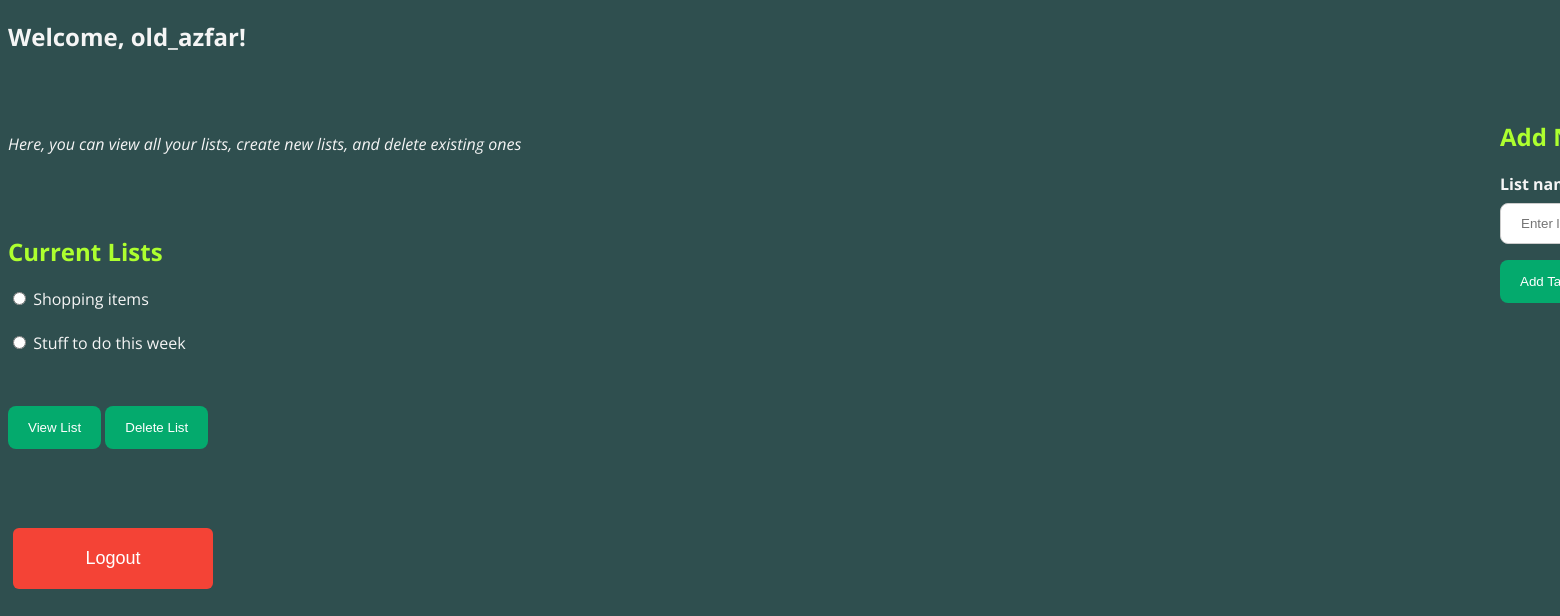
/ (signed in), run on an earlier commit of the app's database.
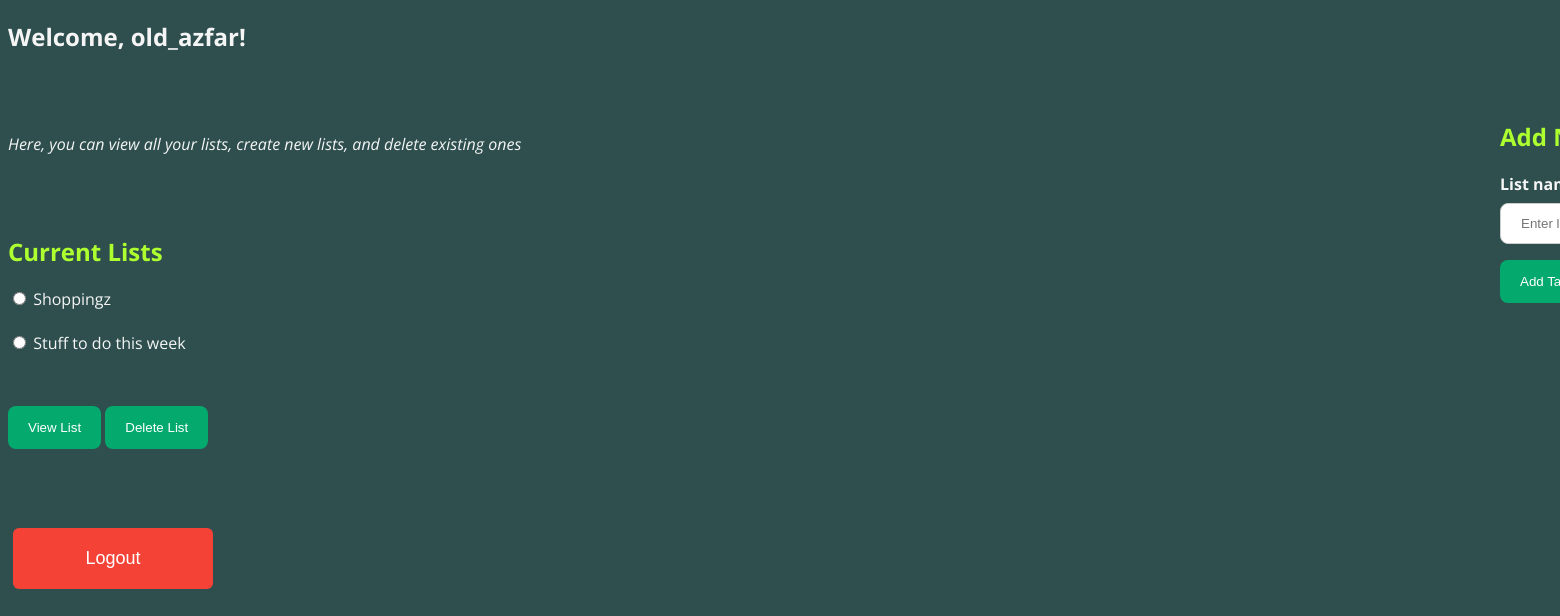
And on a later commit of the database.
### tables this page shows
CREATE TABLE Lists (
ListID INTEGER PRIMARY KEY AUTOINCREMENT NOT NULL,
UserID INTEGER,
ListName VARCHAR(30) NOT NULL,
FOREIGN KEY (UserID) REFERENCES Users(UserID)
);

### Project1/app.py (the view)
@app.route('/', methods=['GET'])
def home():
    if 'user_id' in session:
        session['current_list_id'] = None
        session['current_list_name'] = None
        list_names = model.get_all_list_names(g.user_id)
        list_names = [a[0] for a in list_names]
        return render_template('dashboard.html', data={
            'username': session['username'],
            'list_names': list_names
        })
    return render_template('main_structure.html')

### Project1/app.py (called while the page is built)
@app.before_request
def before_request():
    g.user_id = None
    if 'user_id' in session:
        g.user_id = session['user_id']

### Project1/data_model.py (called while the page is built)
    def retrieve_data_multiple(self, sql_command):
        self.cursor.execute(sql_command)
        results = self.cursor.fetchall()
        return results

    def get_all_list_names(self, user_id):
        query = '''
            SELECT ListName from Lists
            WHERE UserID = '{}';
        '''.format(user_id)
        results = self.retrieve_data_multiple(query)
        return results

### Project1/templates/dashboard.html (shortened to what this page needs)
{% extends "main_structure.html" %}
{% block body %}
<body class="dashboard_body"></body>
    <h2>Welcome, {{ data['username'] }}!</h2>
    <br><br>
    <p><i>Here, you can view all your lists, create new lists, and delete existing ones</i></p>
    <br><br>
    <h2 style="color: greenyellow;">Current Lists</h2>
    <form action="/display_list" style="color: whitesmoke; font-size: medium;" method="post">
        {% for elem in data['list_names'] %}
        <input type="radio" id="{{ elem }}" name="list_name" value="{{elem}}">
        <label for="{{ elem }}">{{elem}}</label><br><br>
        {% endfor %}
        <br>
        <button class="btn-view-list" name="action" type="submit" value="View">View List</button>
        <button class="btn-view-list" name="action" type="submit" value="Delete">Delete List</button>
    </form>
    <br><br><br>
    <div class="add-list-container">
        <h2 style="color: greenyellow;">
            Add New List
        </h2>
        <form action="/create_new_list", method="post">
            <label for="List name" style="color: whitesmoke;"><b>List name:</b></label><br>
            <input type="text" placeholder="Enter list name" name="list_name" required><br>
            <button class="btn-view-list" type="submit">Add Task</button>
        </form>
    </div>
    <a href="/logout">
        <button class="btn-logout">
            <span>Logout</span>
        </button>
    </a>
</body>
{% endblock %}

What changed in the data, as far as the page shows it:
changed Lists: list_name "☐ Shopping items" → "☐ Shoppingz"; ListName "Shopping items" → "Shoppingz"
